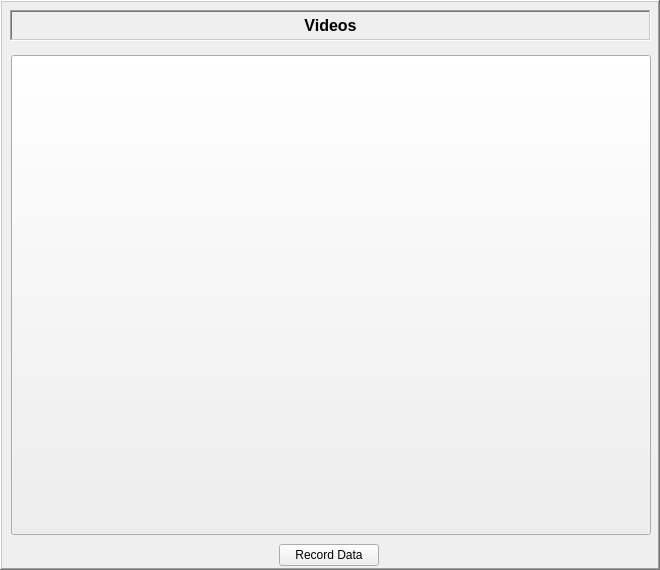
             <widget class="QFrame" name="frame">
              <property name="sizePolicy">
               <sizepolicy hsizetype="Fixed" vsizetype="Fixed">
                <horstretch>0</horstretch>
                <verstretch>0</verstretch>
               </sizepolicy>
              </property>
              <property name="minimumSize">
               <size>
                <width>660</width>
                <height>570</height>
               </size>
              </property>
              <property name="maximumSize">
               <size>
                <width>660</width>
                <height>570</height>
               </size>
              </property>
              <property name="acceptDrops">
               <bool>true</bool>
              </property>
              <property name="frameShape">
               <enum>QFrame::Shape::WinPanel</enum>
              </property>
              <property name="frameShadow">
               <enum>QFrame::Shadow::Raised</enum>
              </property>
              <property name="lineWidth">
               <number>8</number>
              </property>
              <property name="midLineWidth">
               <number>0</number>
              </property>
              <widget class="QFrame" name="frame_8">
               <property name="geometry">
                <rect>
                 <x>10</x>
                 <y>10</y>
                 <width>641</width>
                 <height>31</height>
                </rect>
               </property>
               <property name="sizePolicy">
                <sizepolicy hsizetype="Fixed" vsizetype="Fixed">
                 <horstretch>0</horstretch>
                 <verstretch>0</verstretch>
                </sizepolicy>
               </property>
               <property name="frameShape">
                <enum>QFrame::Shape::WinPanel</enum>
               </property>
               <property name="frameShadow">
                <enum>QFrame::Shadow::Sunken</enum>
               </property>
               <widget class="QLabel" name="trackingTitle_2">
                <property name="geometry">
                 <rect>
                  <x>0</x>
                  <y>0</y>
                  <width>641</width>
                  <height>31</height>
                 </rect>
                </property>
                <property name="font">
                 <font>
                  <pointsize>12</pointsize>
                  <bold>true</bold>
                 </font>
                </property>
                <property name="frameShape">
                 <enum>QFrame::Shape::NoFrame</enum>
                </property>
                <property name="frameShadow">
                 <enum>QFrame::Shadow::Raised</enum>
                </property>
                <property name="text">
                 <string>Videos</string>
                </property>
                <property name="textFormat">
                 <enum>Qt::TextFormat::RichText</enum>
                </property>
                <property name="alignment">
                 <set>Qt::AlignmentFlag::AlignCenter</set>
                </property>
               </widget>
              </widget>
              <widget class="QWidget" name="gridLayoutWidget">
               <property name="geometry">
                <rect>
                 <x>10</x>
                 <y>50</y>
                 <width>642</width>
                 <height>491</height>
                </rect>
               </property>
               <layout class="QGridLayout" name="videoLayout" rowstretch="0" columnstretch="0">
                <property name="sizeConstraint">
                 <enum>QLayout::SizeConstraint::SetDefaultConstraint</enum>
                </property>
                <item row="0" column="0">
                 <widget class="QPushButton" name="video_1">
                  <property name="sizePolicy">
                   <sizepolicy hsizetype="Maximum" vsizetype="Maximum">
                    <horstretch>0</horstretch>
                    <verstretch>0</verstretch>
                   </sizepolicy>
                  </property>
                  <property name="maximumSize">
                   <size>
                    <width>640</width>
                    <height>480</height>
                   </size>
                  </property>
                  <property name="text">
                   <string/>
                  </property>
                  <property name="iconSize">
                   <size>
                    <width>75</width>
                    <height>24</height>
                   </size>
                  </property>
                  <property name="checkable">
                   <bool>true</bool>
                  </property>
                  <property name="flat">
                   <bool>false</bool>
                  </property>
                 </widget>
                </item>
               </layout>
              </widget>
              <widget class="QWidget" name="horizontalLayoutWidget_2">
               <property name="geometry">
                <rect>
                 <x>9</x>
                 <y>540</y>
                 <width>641</width>
                 <height>31</height>
                </rect>
               </property>
               <layout class="QHBoxLayout" name="horizontalLayout_10">
                <item>
                 <widget class="QPushButton" name="record">
                  <property name="maximumSize">
                   <size>
                    <width>100</width>
                    <height>16777215</height>
                   </size>
                  </property>
                  <property name="text">
                   <string>Record Data</string>
                  </property>
                  <property name="checkable">
                   <bool>true</bool>
                  </property>
                 </widget>
                </item>
               </layout>
              </widget>
             </widget>
